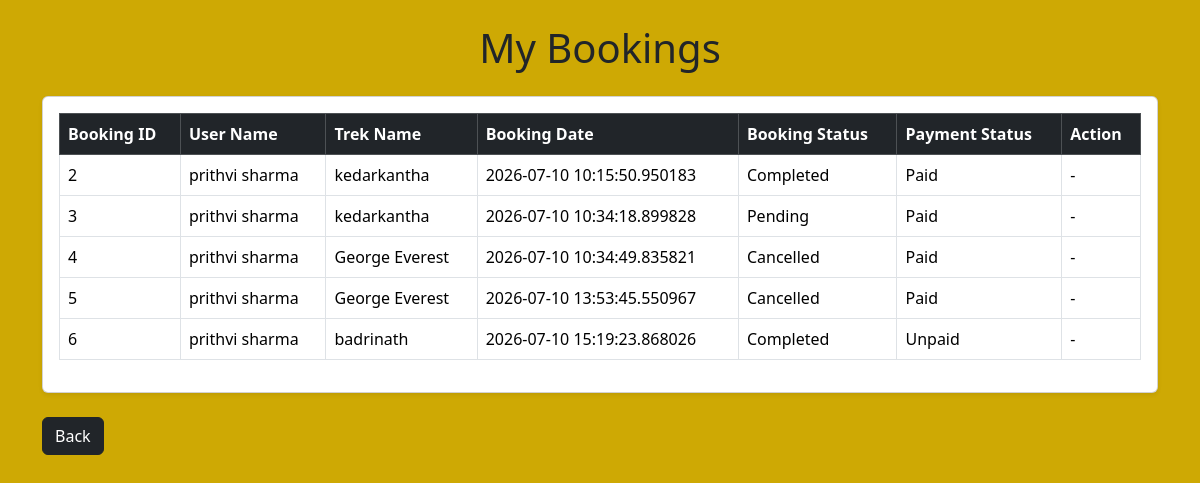
Screenshot of /user/bookings (signed in) with the database file from the repository.
### models/models.py (models this page shows)
class Booking(db.Model):
    __tablename__ = "bookings"
    id = db.Column(db.Integer, primary_key=True)
    user_id = db.Column(db.Integer,db.ForeignKey("users.id"),nullable=False)
    trek_id = db.Column(db.Integer,db.ForeignKey("treks.id"),nullable=False)
    booking_date = db.Column(db.DateTime,default=datetime.utcnow)
    booking_status = db.Column(db.String(20),default="Booked")
    payment_status = db.Column(db.String(20),default="Unpaid")

class User(db.Model, UserMixin):
    __tablename__ = "users"
    id = db.Column(db.Integer, primary_key=True)
    full_name = db.Column(db.String(100), nullable=False)
    email = db.Column(db.String(120), unique=True, nullable=False)
    password = db.Column(db.String(255), nullable=False)
    role = db.Column(db.String(20), nullable=False)
    status = db.Column(db.String(20),default="approved")
    created_at = db.Column(db.DateTime, default=datetime.utcnow)
    bookings = db.relationship(         #defines relationship b/w user and bookings bcoz  1 user can have multi bookings
        "Booking",
        backref="user",
        lazy=True
    )
    assigned_treks = db.relationship(     #defines relationship b/w staff and treks bcoz  1 staff can be assign multi treks
    "Trek",
    foreign_keys="Trek.assigned_staff_id",
    backref="assigned_staff",
    lazy=True
    )

class Trek(db.Model):
    __tablename__ = "treks"
    id = db.Column(db.Integer, primary_key=True)
    trek_name = db.Column(db.String(100), nullable=False)
    location = db.Column(db.String(100))
    difficulty = db.Column(db.String(50))
    duration_days = db.Column(db.Integer)
    available_slots = db.Column(db.Integer)
    status = db.Column(db.String(20),default="Open")
    progress_status = db.Column(db.String(20),default="Not Started")
    assigned_staff_id = db.Column(db.Integer,db.ForeignKey("users.id"))
    bookings = db.relationship(           #defines relationship b/w trek and bookings bcoz  1 trek can have multi booking
        "Booking",
        backref="trek",
        lazy=True
    )

### controllers/auth.py (the view)
@auth.route("/user/bookings")
@login_required
def my_bookings():
    if current_user.role != "trekker":
        return "Access Denied"
    user_id = session["user_id"]
    bookings = Booking.query.filter_by(
        user_id=user_id
    ).all()
    return render_template(
        "my_bookings.html",
        bookings=bookings
    )

### main.py (called while the page is built)
@login_manager.user_loader
def load_user(user_id):
    return db.session.get(User, int(user_id))

### templates/my_bookings.html (shortened to what this page needs)
<!DOCTYPE html>
<html lang="en">
<head>
    <link href="https://cdn.jsdelivr.net/npm/bootstrap@5.3.3/dist/css/bootstrap.min.css"
          rel="stylesheet">
</head>
<body style="background-color: rgb(206, 169, 4);">
<div class="container py-4">
    <h1 class="text-center mb-4">
        My Bookings
    </h1>
    <div class="card shadow-sm">
        <div class="card-body">
            <div class="table-responsive">
                <table class="table table-bordered table-hover align-middle">
                    <thead class="table-dark">
                        <tr>
                            <th>Booking ID</th>
                            <th>User Name</th>
                            <th>Trek Name</th>
                            <th>Booking Date</th>
                            <th>Booking Status</th>
                            <th>Payment Status</th>
                            <th>Action</th>
                        </tr>
                    </thead>
                    <tbody>
                        {% for booking in bookings %}
                        <tr>
                            <td>{{ booking.id }}</td>
                            <td>{{ booking.user.full_name }}</td>
                            <td>{{ booking.trek.trek_name }}</td>
                            <td>{{ booking.booking_date }}</td>
                            <td>{{ booking.booking_status }}</td>
                            <td>{{ booking.payment_status }}</td>
                            <td>
                                {% if booking.booking_status == "Booked" %}
                                    <a href="{{ url_for('auth.cancel_booking', booking_id=booking.id) }}"
                                       class="btn btn-sm btn-danger">
                                        Cancel
                                    </a>
                                {% else %}
                                    -
                                {% endif %}
                            </td>
                        </tr>
                        {% endfor %}
                    </tbody>
                </table>
            </div>
        </div>
    </div>
    <div class="mt-4">
        <a href="/user/dashboard"
           class="btn btn-dark">
            Back
        </a>
    </div>
</div>
</body>
</html>

### rows the page displays
Booking: id "2", user.full_name "prithvi sharma", trek.trek_name "kedarkantha", booking_date "2026-07-10 10:15:50.950183", booking_status "Completed", payment_status "Paid"
Booking: id "3", user.full_name "prithvi sharma", trek.trek_name "kedarkantha", booking_date "2026-07-10 10:34:18.899828", booking_status "Pending", payment_status "Paid"
Booking: id "4", user.full_name "prithvi sharma", trek.trek_name "George Everest", booking_date "2026-07-10 10:34:49.835821", booking_status "Cancelled", payment_status "Paid"
Booking: id "5", user.full_name "prithvi sharma", trek.trek_name "George Everest", booking_date "2026-07-10 13:53:45.550967", booking_status "Cancelled", payment_status "Paid"
Booking: id "6", user.full_name "prithvi sharma", trek.trek_name "badrinath", booking_date "2026-07-10 15:19:23.868026", booking_status "Completed", payment_status "Unpaid"
